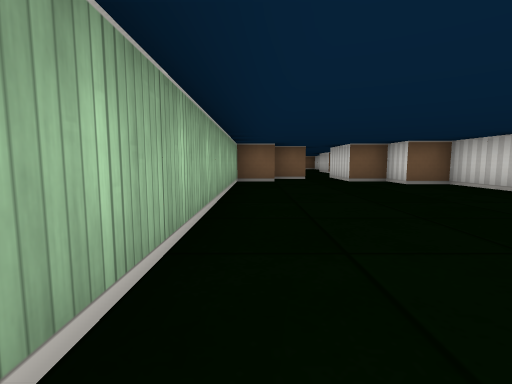
view 1 (above)

17 first-person views from a walk through a cub3D level. The camera is about half as high as the walls, tilts 6° down and sees 85° across. The floor is counted in squares. Each view is taken from the middle of a square. On the plan, view 1 faces up. The plan holds only what a view shows up to about 9 squares ahead; the rest is blank. The place goes on beyond the plan.

view 2
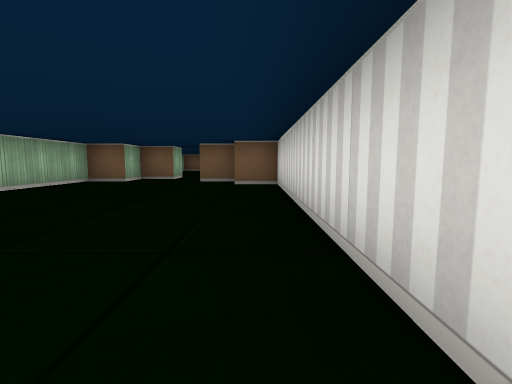

view 3
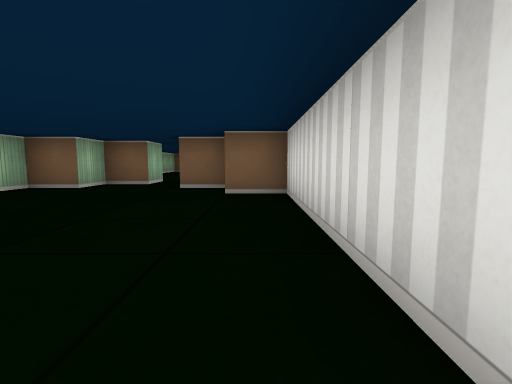

view 4
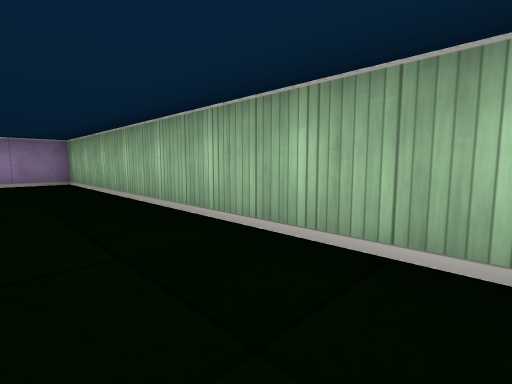

view 5
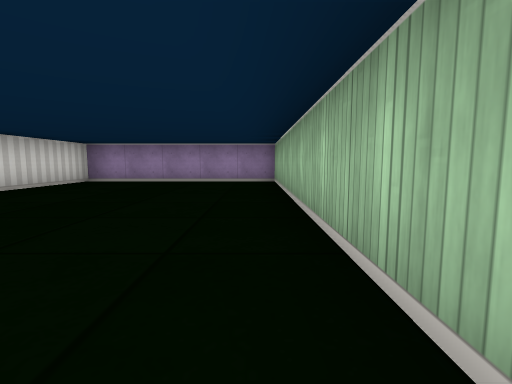

view 6
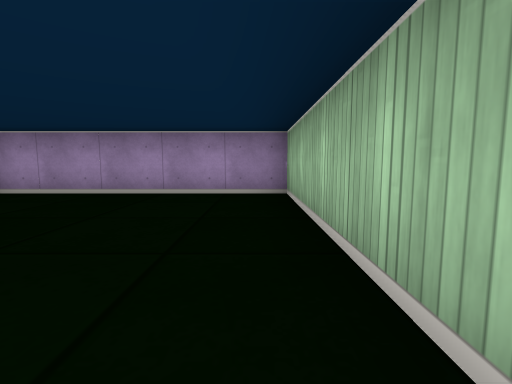

view 7
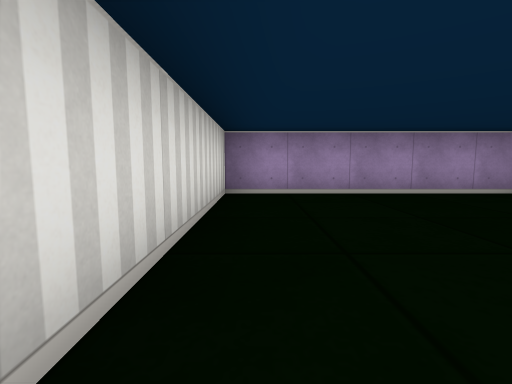

view 8
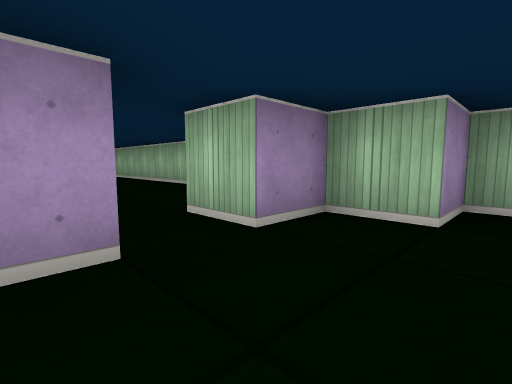

view 9
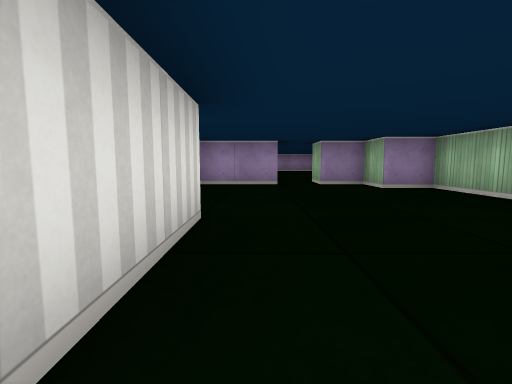

view 10
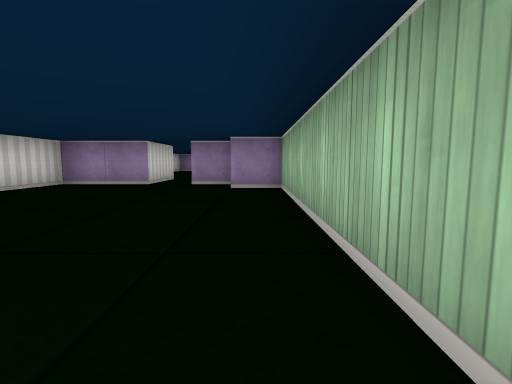

view 11
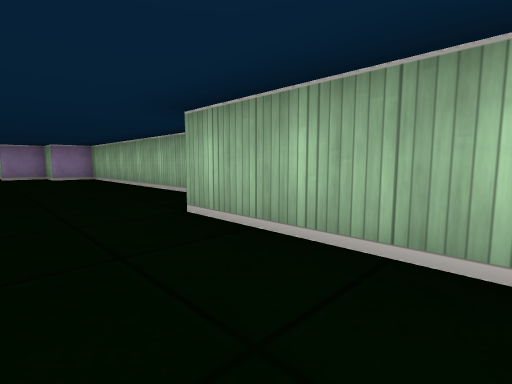

view 12
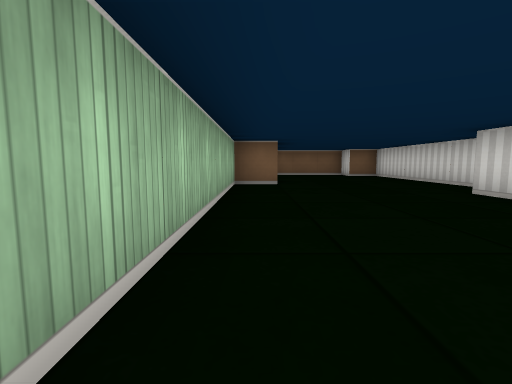

view 13
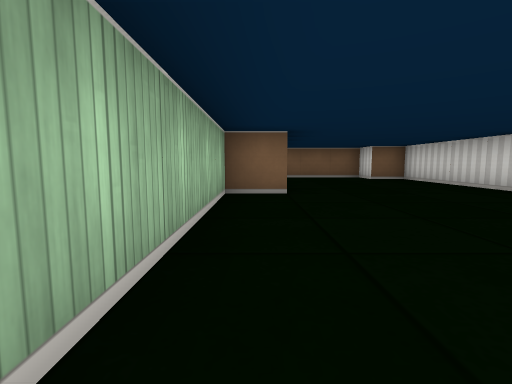

view 14
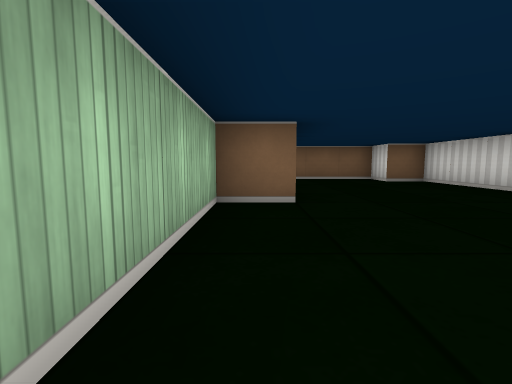

view 15
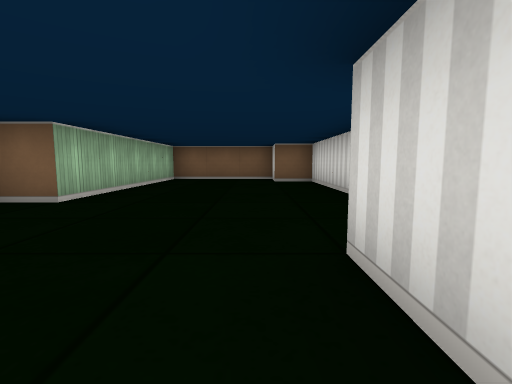

view 16
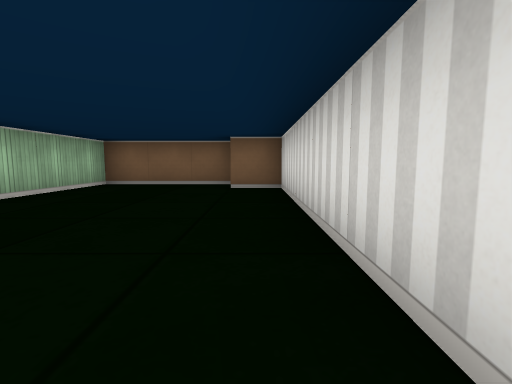

view 17
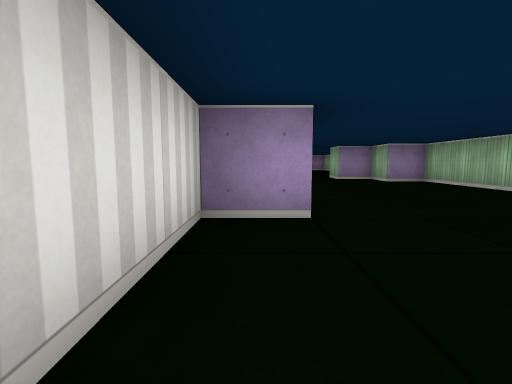

### Floor plan
Points are (right, up) in squares from view 1. A wall is a line through its corners. A room is listed if a view was taken in it or the views show most of it. See-through windows are left out.
Room 1 (views 1, 2, 3, 4, 5, 6, 7)
walls: (1.5, 9.5) (1.5, 8.5) (0.5, 8.5) (0.5, 7.5) (-0.5, 7.5) (-0.5, -0.5) (4.5, -0.5) (4.5, 6.5) (3.5, 6.5) (3.5, 7.5) (2.5, 7.5) (2.5, 9.5)
Room 2 (views 8, 9, 10, 11, 12, 13, 14, 15, 16, 17)
walls: (3.5, 13.5) (3.5, 15.5) (4.5, 15.5) (4.5, 21.5) (3.5, 21.5) (3.5, 22.5) (0.5, 22.5) (0.5, 17.5) (-0.5, 17.5) (-0.5, 10.5) (0.5, 10.5) (0.5, 9.5) (1.5, 9.5); (2.5, 9.5) (4.5, 9.5) (4.5, 11.1)

Where each view was taken, in squares from view 1:
view 1: 0 up, 0 right, facing up
view 2: 0 up, 4 right, facing up
view 3: 2 up, 4 right, facing up
view 4: 7 up, 1 right, facing down-left
view 5: 7 up, 0 right, facing down
view 6: 4 up, 0 right, facing down
view 7: 4 up, 4 right, facing down
view 8: 11 up, 3 right, facing down-left
view 9: 16 up, 3 right, facing down
view 10: 16 up, 0 right, facing down
view 11: 20 up, 2 right, facing down-left
view 12: 11 up, 0 right, facing up
view 13: 13 up, 0 right, facing up
view 14: 14 up, 0 right, facing up
view 15: 14 up, 3 right, facing up
view 16: 16 up, 4 right, facing up
view 17: 18 up, 4 right, facing down
